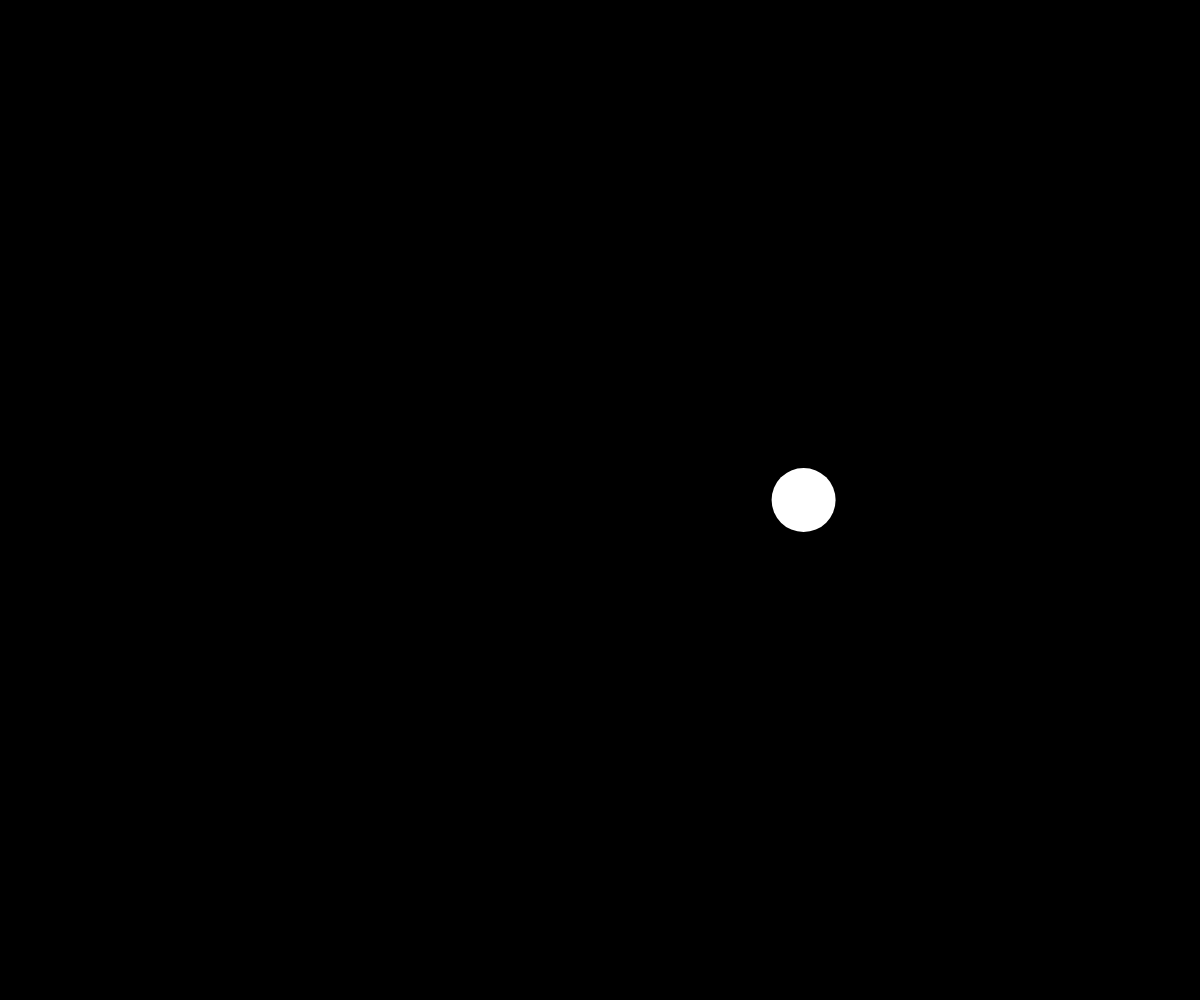
Frame 1 (no input)
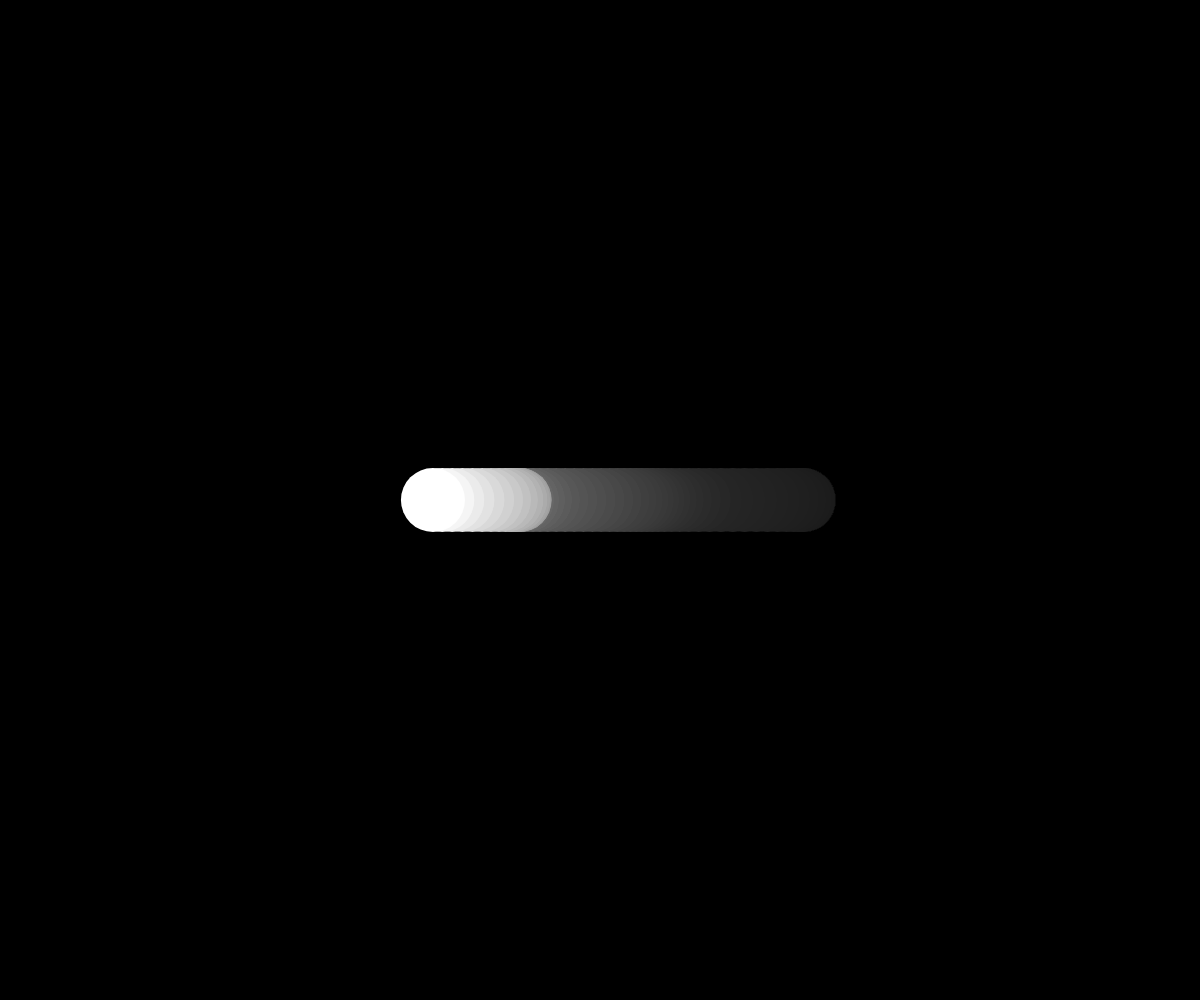
Frame 60 (no input)
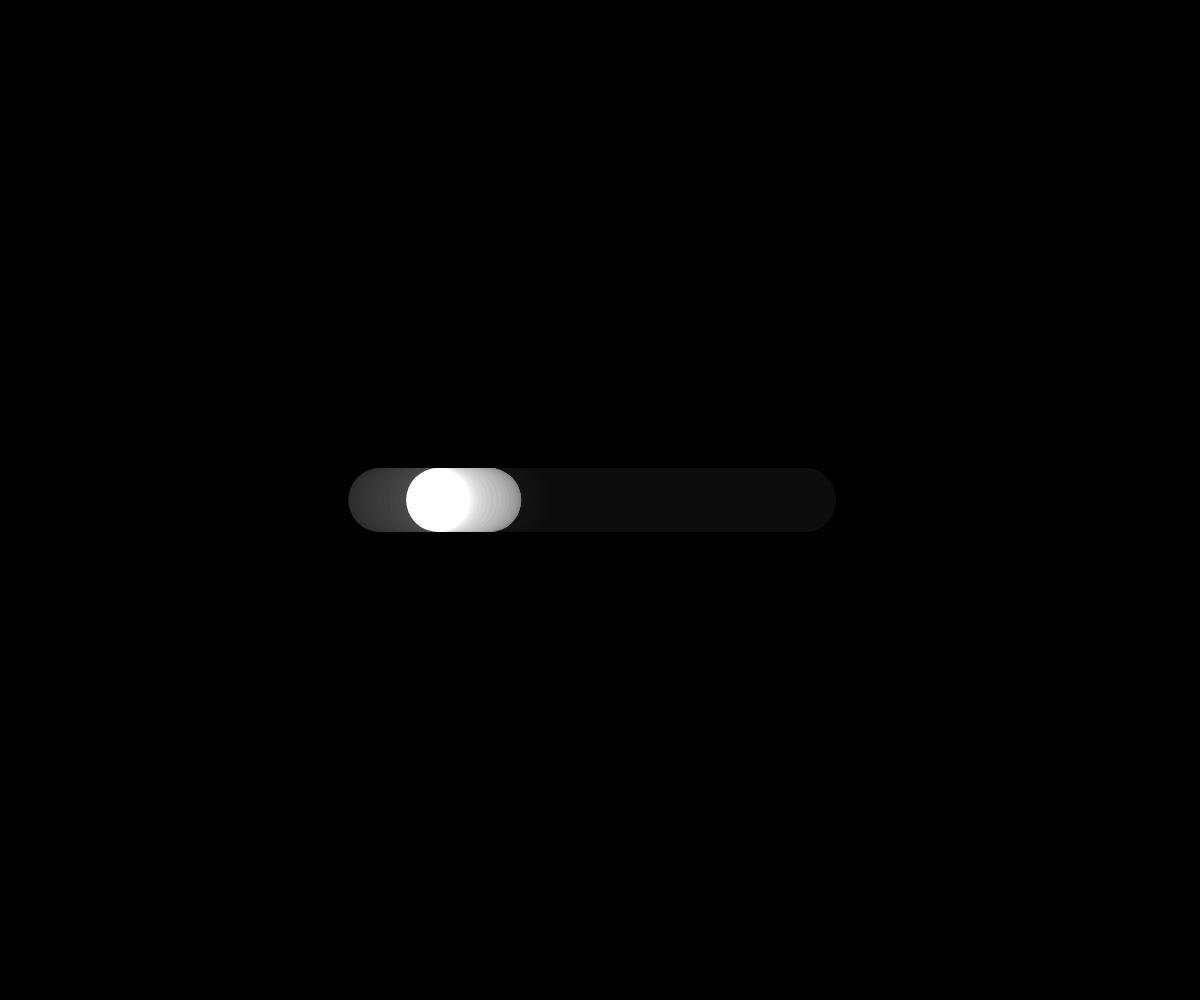
Frame 120 (the mouse pressed at the canvas centre since frame 60)

The p5.js sketch that drew these frames (run headless with seeded random() and noise() and a simulated clock; from frame 60 on, the mouse is pressed at the canvas centre):

// p5.js sketch
// ── sketch.js
var xoff = 0.0;
var xincrement = 0.01;

function setup() {
    createCanvas(window.innerWidth, window.innerHeight);
    background(0);
    noStroke();
}

function draw() {
    // Create an alpha blended background
    fill(0,10);
    rect(0,0,width,height);
    
    // var n = random(0, width); // try this line instead of noise
    
    // Get a noise value on xoff and scale 
    // it according to the window's width
    var n = noise(xoff)*width;
    
    // with each cycle, increment xoff
    xoff += xincrement;
    
    // draw the ellipse at the value produced by perlin noise 
    fill(400);
    ellipse(n, height/2, 64, 64);
}
